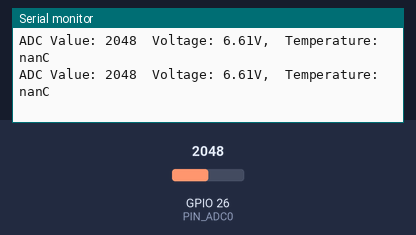
A sketch run on a simulated ESP32. On the bench: the last lines printed to the serial monitor. The test bench sets the inputs (shaded band); at power-on: GPIO 26 (PIN_ADC0) = 2048.

Above: at 1.8 s.
1.9 s: GPIO 26 (PIN_ADC0) set to 1086
At 2.8 s:
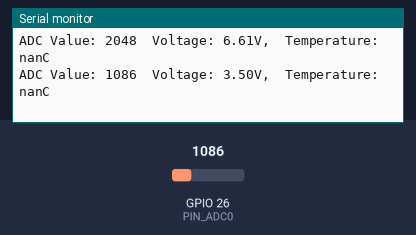
3.4 s: GPIO 26 (PIN_ADC0) set to 978
At 4.6 s:
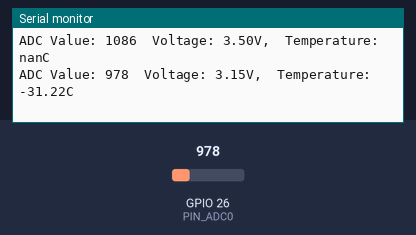

Measured:
- the behaviour switches between 1024 and 1023 on GPIO 26 (PIN_ADC0) (found by bisection; images 1 and 2)
- after the input at 1.9 s, the serial monitor: prints a new line after 0.10 s (image 1)
- after the input at 3.4 s, the serial monitor: prints a new line after 0.60 s (image 2)

The sketch:

Project_9_Thermometer.ino
```cpp
#define PIN_ADC0   26
void setup() {
  Serial.begin(9600);
}

void loop() {
  int adcValue = analogRead(PIN_ADC0);                            //read ADC pin
  double voltage = (float)adcValue / 1023.0 * 3.3;                // calculate voltage
  double Rt = 10 * voltage / (3.3 - voltage);                     //calculate resistance value of thermistor
  double tempK = 1 / (1 / (273.15 + 25) + log(Rt / 10) / 3950.0); //calculate temperature (Kelvin)
  double tempC = tempK - 273.15;                                  //calculate temperature (Celsius)
  Serial.println("ADC Value: " + String(adcValue) +"\t"  + "Voltage: " + String(voltage) + "V,\t" + "Temperature: " + String(tempC) + "C");
  delay(1000);
}
```
